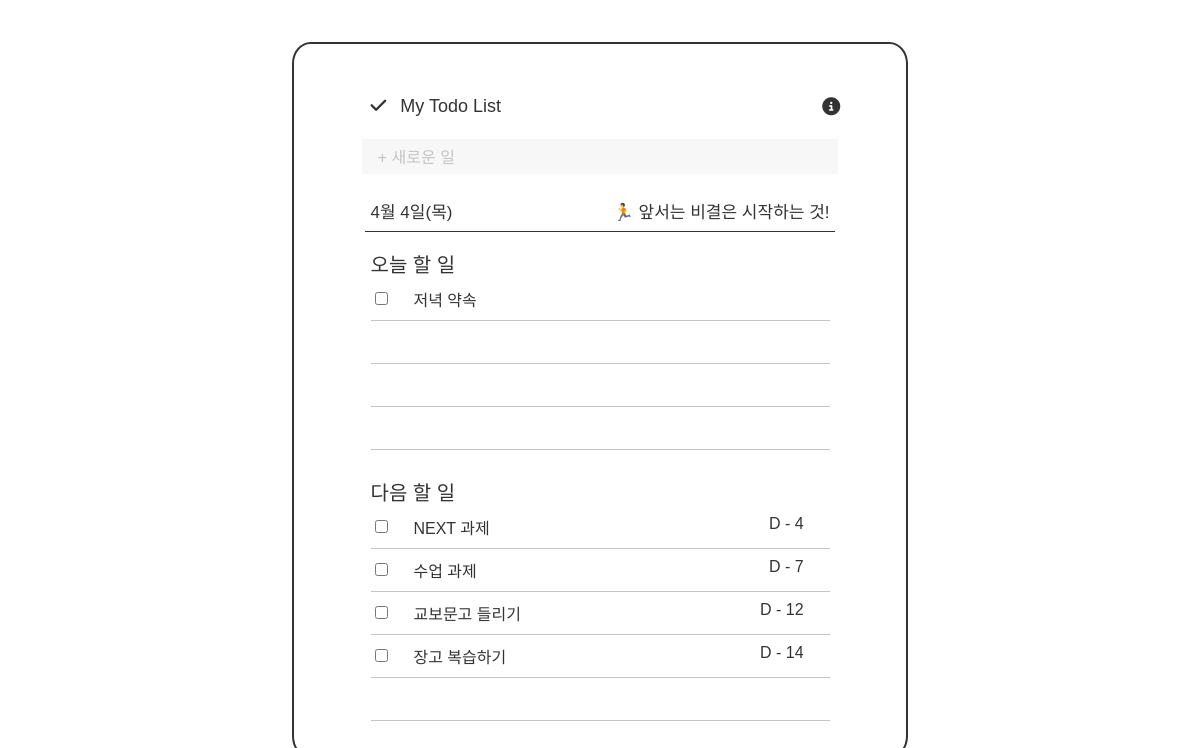
Page /home on the earlier database version.
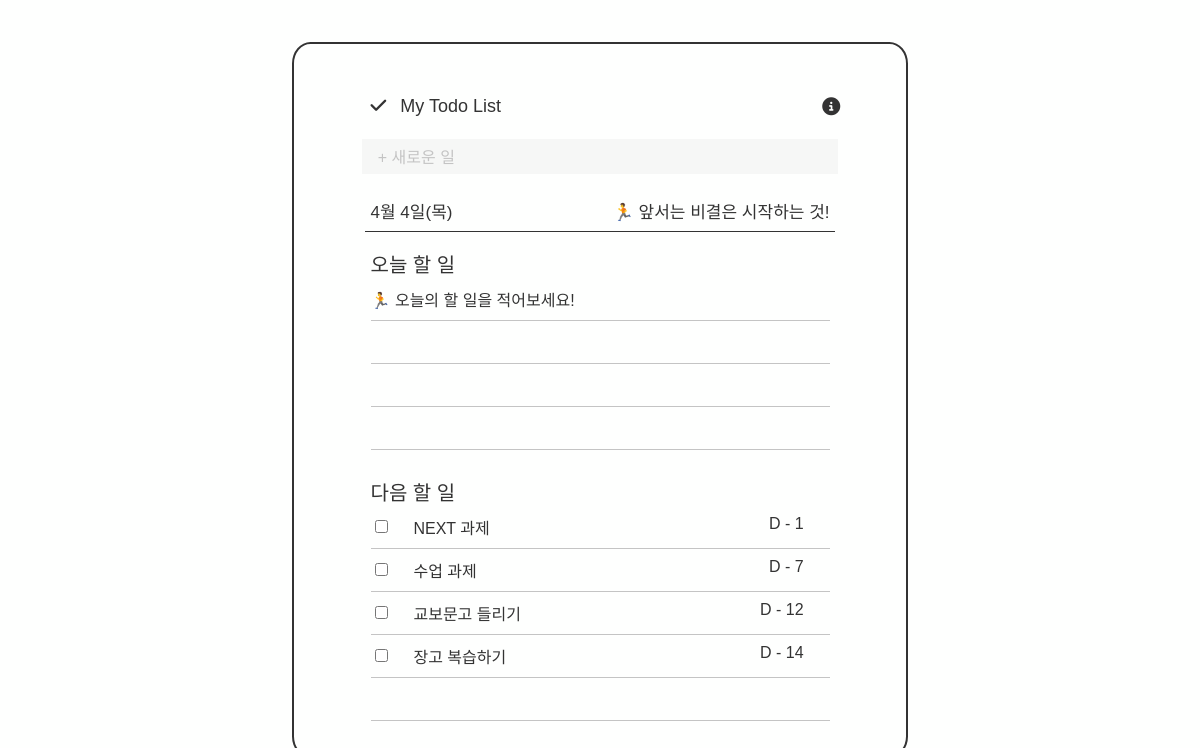
Same page on the later database version.
### TodoApp/models.py (models this page shows, shortened)
class Task(models.Model):
    title = models.CharField(max_length = 200)
    content = models.TextField()
    due_date = models.DateTimeField(default=timezone.now)

### TodoApp/views.py (the view)
# urls.py: 2. Add a URL to urlpatterns:  path('', views.home, name='home')
def home(request):
    today = timezone.now().date()
    today_tasks = Task.objects.filter(due_date__date=today).order_by('due_date')
    upcoming_tasks = Task.objects.filter(due_date__date__gt=today).order_by('due_date')[:5]
    for task in upcoming_tasks:
        delta = task.due_date.date() - today
        task.days_diff = delta.days
    month = datetime.now().month
    day = datetime.now().day
    weekday = datetime.now().weekday()
    return render(request, 'home.html', {
        'today_tasks': today_tasks,
        'upcoming_tasks': upcoming_tasks,
        'today_cnt': len(today_tasks),
        'today': today,
        'month': month,
        'day': day,
        'weekday': weekday_kr[weekday],
        'greeting': random.choice(greeting_message)
    })

### TodoApp/templates/home.html (shortened to what this page needs)
<!DOCTYPE html>
<html lang="en">
    <head>
        {%load static%}
        <link rel="stylesheet" type="text/css" href="{%static 'home.css'%}" />
        <link href="{% static 'fontawesomefree/css/fontawesome.css' %}" rel="stylesheet" type="text/css" />
        <link href="{% static 'fontawesomefree/css/brands.css' %}" rel="stylesheet" type="text/css" />
        <link href="{% static 'fontawesomefree/css/solid.css' %}" rel="stylesheet" type="text/css" />
    </head>
    <body>
        <div class="title">
            <a href="{% url 'home' %}">
                <i class="fa-solid fa-check"></i>
                My Todo List
            </a>
            <i class="fa-solid fa-circle-info"></i>
        </div>
        <div class="add-task">
            <a href="{% url 'new' %}">
                <span>+ 새로운 일</span>
            </a>
        </div>
        <div class="greeting">
            <span>{{ month }}월 {{ day }}일({{weekday}})</span>
            <span> {{greeting}} </span>
        </div>
        <div class="date">오늘 할 일</div>
        {% for t_task in today_tasks %}
        <div class="task-container">
            <input
                type="checkbox"
                name="done-{{ t_task.id }}"
                id="done-{{ t_task.id }}"
                onchange="done({{ t_task.id }})"
            />
            <a href="{% url 'detail' t_task.id %}" id="title-{{ t_task.id }}" class="task">
                <div class="task-title">{{ t_task.title }}</div>
            </a>
        </div>
        {% endfor %} {% if today_cnt == 0 %}
        <div class="task-container no-task">🏃 오늘의 할 일을 적어보세요!</div>
        {% endif %}
        <div class="task-container"></div>
        <div class="task-container"></div>
        <div class="task-container"></div>
        <div class="date upcoming">다음 할 일</div>
        {% for u_task in upcoming_tasks %}
        <div class="task-container">
            <input
                type="checkbox"
                name="done-{{ u_task.id }}"
                id="done-{{ u_task.id }}"
                onchange="done({{ u_task.id }})"
            />
            <a href="{% url 'detail' u_task.id %}" id="title-{{ u_task.id }}" class="task">
                <div class="task-title">{{ u_task.title }}</div>
                <div class="day-remain">D - {{ u_task.days_diff }}</div>
            </a>
        </div>
        {% endfor %}
        <div class="task-container"></div>
    </body>
</html>

### TodoApp/static/home.css (style rules this page uses)
html { height: 100%; display: flex; align-items: center; justify-content: center; font-family: 'Noto Sans KR', sans-serif; }
body { background-color: #fefffe; color: #333; border: 2px solid #333; border-radius: 3%; width: 45%; height: 80%; padding: 3%; }
a { text-decoration: none; color: #333; }
.title { font-size: 18px; font-weight: 500; width: 87%; margin: auto; padding: 3% 3% 3% 5%; display: flex; align-items: center; }
.title a { flex-grow: 1.5; }
.fa-check { margin-right: 2%; }
.add-task { width: 88%; height: 5.5%; margin: auto; font-size: 16px; font-weight: 500; background-color: #f6f7f6; display: flex; align-items: center; margin-top: 1%; }
.add-task a { color: #c4c4c4; }
.add-task span { position: relative; left: 20%; }
.greeting { font-size: 17px; font-weight: 500; font-weight: 500; width: 85%; margin: auto; margin-top: 3%; display: flex; justify-content: space-between; padding: 1.5% 1%; border-bottom: 1px solid #333; text-align: right; }
.greeting span { min-width: 30%; }
.greeting span:first-child { text-align: left; }
.date { font-size: 20px; font-weight: 500; width: 90%; margin: auto; padding-left: 5%; padding-top: 3%; }
.upcoming { padding-top: 5%; }
.task-container { width: 85%; margin: auto; min-height: 5%; display: flex; justify-content: flex-start; align-items: center; border-bottom: 1px solid #c4c4c4; padding: 5px 0; }
.task { margin-left: 5%; width: 85%; display: flex; justify-content: space-between; }
.no-task { font-weight: 500; }

Differences in the rows shown:
removed Task: title "저녁 약속"
changed Task "NEXT 과제": days_diff "4" → "1"
Other differences:
text now shown: "🏃 오늘의 할 일을 적어보세요!"
